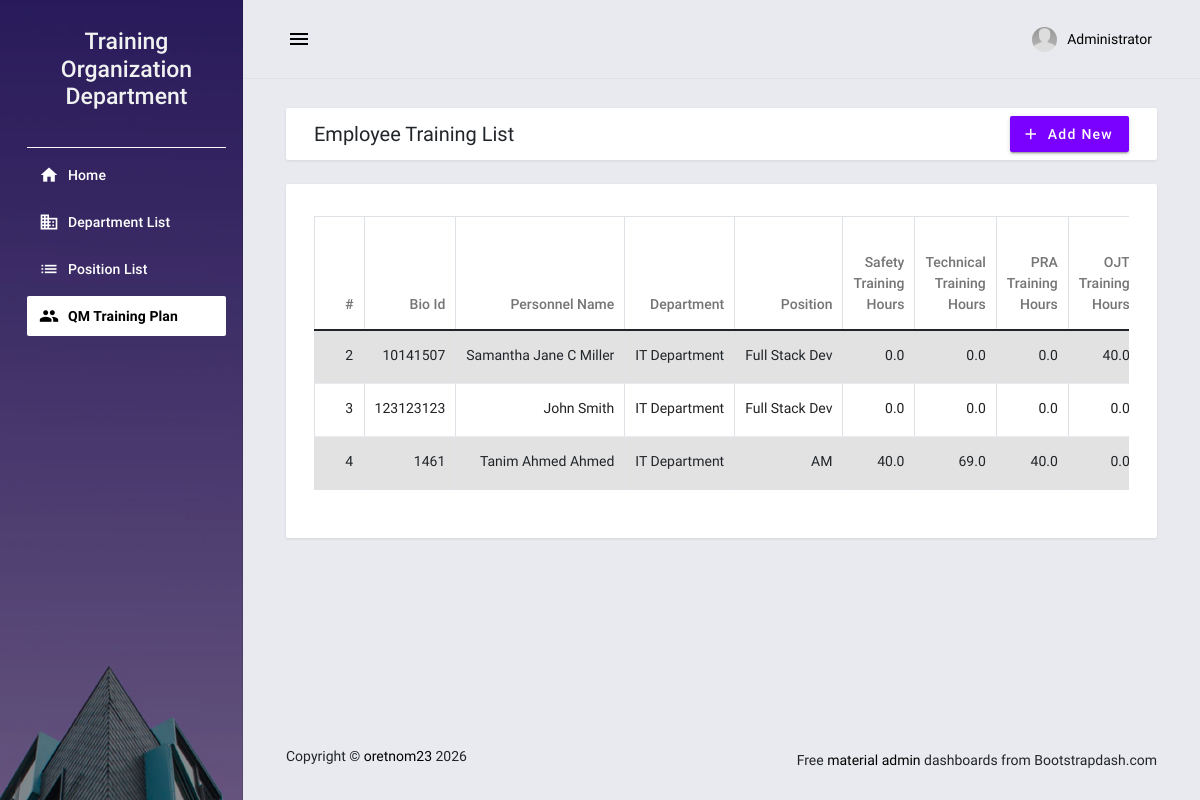
Page /employees (signed in) on the committed database.
### employee_information/models.py (models this page shows, shortened)
class Employees(models.Model):
    code = models.CharField(max_length=100, blank=True)
    firstname = models.CharField(max_length=255)
    middlename = models.CharField(max_length=255, blank=True, null=True)
    lastname = models.CharField(max_length=255)
    gender = models.CharField(max_length=20, blank=True, null=True)
    dob = models.DateField()
    contact = models.CharField(max_length=100)
    address = models.TextField()
    email = models.EmailField()
    department_id = models.ForeignKey(
        Department,
        on_delete=models.CASCADE
    )
    position_id = models.ForeignKey(
        Position,
        on_delete=models.CASCADE
    )
    date_hired = models.DateField()
    salary = models.FloatField(default=0)
    safety_training_hours = models.FloatField(default=0)
    technical_training_hours = models.FloatField(default=0)
    pra_training_hours = models.FloatField(default=0)
    ojt_training_hours = models.FloatField(default=0)
    total_hour = models.FloatField(default=0)
    safety_training_start_date = models.DateField(
        blank=True,
        null=True
    )
    safety_training_end_date = models.DateField(
        blank=True,
        null=True
    )
    technical_training_start_date = models.DateField(
        blank=True,
        null=True
    )
    technical_training_end_date = models.DateField(
        blank=True,
        null=True
    )
    pra_training_start_date = models.DateField(
        blank=True,
        null=True
    )
    pra_training_end_date = models.DateField(
        blank=True,
        null=True
    )
    ojt_training_start_date = models.DateField(
        blank=True,
        null=True
    )
    ojt_training_end_date = models.DateField(
        blank=True,
        null=True
    )
    total_completion_hour = models.FloatField(default=0)
    training_need_to_completed = models.FloatField(default=0)
    status = models.IntegerField(default=1)
    date_added = models.DateTimeField(default=timezone.now)
    date_updated = models.DateTimeField(auto_now=True)

class Department(models.Model):
    name = models.TextField()
    description = models.TextField()
    status = models.IntegerField()
    date_added = models.DateTimeField(default=timezone.now)
    date_updated = models.DateTimeField(auto_now=True)
    def __str__(self):
        return self.name

class Position(models.Model):
    name = models.TextField()
    description = models.TextField()
    status = models.IntegerField()
    date_added = models.DateTimeField(default=timezone.now)
    date_updated = models.DateTimeField(auto_now=True)
    def __str__(self):
        return self.name

### employee_information/views.py (the view)
@login_required
def employees(request):
    context = {
        'page_title': 'Employees',
        'employees': Employees.objects.all()
    }
    return render(
        request,
        'employee_information/employees.html',
        context
    )

### employee_information/templates/employee_information/employees.html (shortened to what this page needs)
{% extends "employee_information/base.html" %}
{% block pageContent %}
<div class="mdc-layout-grid__cell stretch-card mdc-layout-grid__cell--span-12">
    <div class="mdc-card py-2">
        <div class="d-flex justify-content-between align-items-center">
            <h4 class="card-title mb-0">Employee Training List</h4>
            <div class="text-start">
                <button class="mdc-button mdc-button--raised mdc-ripple-upgraded btn-sm" id="create_new">
                    <i class="material-icons mdc-button__icon">add</i>
                    <span>Add New</span>
                </button>
            </div>
        </div>
    </div>
</div>
<div class="mdc-layout-grid__cell stretch-card mdc-layout-grid__cell--span-12">
    <div class="mdc-card">
        <div class="table-responsive">
            <table class="table table-striped table-bordered table-sm">
                <thead>
                    <tr>
                        <th>#</th>
                        <th>Bio Id</th>
                        <th>Personnel Name</th>
                        <th>Department</th>
                        <th>Position</th>
                        <th>Safety Training Hours</th>
                        <th>Technical Training Hours</th>
                        <th>PRA Training Hours</th>
                        <th>OJT Training Hours</th>
                    </tr>
                </thead>
                <tbody>
                    {% for employee in employees %}
                    <tr>
                        <td class="text-center">{{ employee.id }}</td>
                        <td>{{ employee.code }}</td>
                        <td>
                            {{ employee.firstname }}
                            {{ employee.middlename }}
                            {{ employee.lastname }}
                        </td>
                        <td>{{ employee.department_id }}</td>
                        <td>{{ employee.position_id }}</td>
                        <td>{{ employee.safety_training_hours }}</td>
                        <td>{{ employee.technical_training_hours }}</td>
                        <td>{{ employee.pra_training_hours }}</td>
                        <td>{{ employee.ojt_training_hours }}</td>
                    </tr>
                    {% empty %}
                    <tr>
                        <td colspan="22" class="text-center">
                            No employee records found.
                        </td>
                    </tr>
                    {% endfor %}
                </tbody>
            </table>
        </div>
    </div>
</div>
{% endblock pageContent %}

### employee_information/templates/employee_information/base.html (shortened to what this page needs)
{% load static %}
<!DOCTYPE html>
<html lang="en">
<head>
    <link rel="stylesheet" href="{% static 'employee_information/assets/default/css/style.css' %}">
    <link rel="stylesheet" href="{% static 'employee_information/assets/bootstrap/css/bootstrap.min.css' %}">
    <link rel="stylesheet" href="{% static 'employee_information/assets/material-admin/vendors/mdi/css/materialdesignicons.min.css' %}">
    <link rel="stylesheet" href="{% static 'employee_information/assets/material-admin/vendors/css/vendor.bundle.base.css' %}">
    <link rel="stylesheet" href="{% static 'employee_information/assets/material-admin/vendors/flag-icon-css/css/flag-icon.min.css' %}">
    <link rel="stylesheet" href="{% static 'employee_information/assets/material-admin/vendors/jvectormap/jquery-jvectormap.css' %}">
    <link rel="stylesheet" href="{% static 'employee_information/assets/material-admin/css/demo/style.css' %}">
</head>
<body>
    <div class="body-wrapper">
        {% block navigation %} {% include "employee_information/navigation.html" %} {% endblock navigation %}
        <div class="main-wrapper mdc-drawer-app-content">
            {% block TopNavigation %} {% include "employee_information/TopNavigation.html" %} {% endblock TopNavigation %}
            <div class="page-wrapper mdc-toolbar-fixed-adjust">
                <main class="content-wrapper">
                    <div class="mdc-layout-grid">
                        <div class="mdc-layout-grid__inner">
                            {% block pageContent %} {% endblock pageContent %}
                        </div>
                    </div>
                </main>
                <footer>
                    <div class="mdc-layout-grid">
                        <div class="mdc-layout-grid__inner">
                            <div class="mdc-layout-grid__cell stretch-card mdc-layout-grid__cell--span-6-desktop">
                                <span class="text-center text-sm-left d-block d-sm-inline-block tx-14">Copyright © <a href="https://www.sourcecodester.com/users/tips23" target="_blank">oretnom23</a> {% now 'Y' %}</span>
                            </div>
                            <div class="mdc-layout-grid__cell stretch-card mdc-layout-grid__cell--span-6-desktop d-flex justify-content-end">
                                <span class="float-none float-sm-right d-block mt-1 mt-sm-0 text-center tx-14">Free <a href="https://www.bootstrapdash.com/material-design-dashboard/" target="_blank"> material admin </a> dashboards from Bootstrapdash.com</span>
                            </div>
                        </div>
                    </div>
                </footer>
            </div>
        </div>
    </div>
</body>
</html>

### employee_information/templates/employee_information/navigation.html
{% load static %}
<aside class="mdc-drawer mdc-drawer--dismissible mdc-drawer--open">
    <div class="mdc-drawer__header border-bottom border-light">
        <a href="{% url 'home-page' %}" class="brand-logo">
            <h3 class="text-center text-light">Training Organization Department</h3>
        </a>
    </div>
    <div class="mdc-drawer__content">
        <div class="mdc-list-group">
            <nav class="mdc-list mdc-drawer-menu">
                <div class="mdc-list-item mdc-drawer-item">
                    <a class="mdc-drawer-link" href="{% url 'home-page' %}">
                        <i class="material-icons mdc-list-item__start-detail mdc-drawer-item-icon" aria-hidden="true">home</i> Home
                    </a>
                </div>
                <div class="mdc-list-item mdc-drawer-item">
                    <a class="mdc-drawer-link" href="{% url 'department-page' %}">
                        <i class="material-icons mdc-list-item__start-detail mdc-drawer-item-icon" aria-hidden="true">business</i> Department List
                    </a>
                </div>
                <div class="mdc-list-item mdc-drawer-item">
                    <a class="mdc-drawer-link" href="{% url 'position-page' %}">
                        <i class="material-icons mdc-list-item__start-detail mdc-drawer-item-icon" aria-hidden="true">list</i> Position List
                    </a>
                </div>
                <div class="mdc-list-item mdc-drawer-item">
                    <a class="mdc-drawer-link" href="{% url 'employee-page' %}">
                        <i class="material-icons mdc-list-item__start-detail mdc-drawer-item-icon" aria-hidden="true">group</i> QM Training Plan
                    </a>
                </div>
            </nav>
        </div>
    </div>
</aside>

### employee_information/templates/employee_information/topNavigation.html (shortened to what this page needs)
{% load static %}
<header class="mdc-top-app-bar border-bottom shadow">
    <div class="mdc-top-app-bar__row">
        <div class="mdc-top-app-bar__section mdc-top-app-bar__section--align-start">
            <button class="material-icons mdc-top-app-bar__navigation-icon mdc-icon-button sidebar-toggler">menu</button>
        </div>
        <div class="mdc-top-app-bar__section mdc-top-app-bar__section--align-end mdc-top-app-bar__section-right">
            <div class="menu-button-container menu-profile d-none d-md-block">
                <button class="mdc-button mdc-menu-button">
                    <span class="d-flex align-items-center">
                    <span class="figure">
                        <img src="{% static 'employee_information/assets/material-admin/images/faces/ava.jpg' %}" alt="user" class="user">
                    </span>
                    <span class="user-name">{{ user.first_name }}</span>
                    </span>
                </button>
            </div>
        </div>
    </div>
</header>

### static/employee_information/assets/default/css/style.css (style rules this page uses)
html, body { height: 100%; width: 100%; }
.body-wrapper .main-wrapper .page-wrapper .content-wrapper { min-height: calc(100vh - 84px - 62px) !important; }

### rows in the picture
Employees: id "2", code "10141507", firstname "Samantha Jane", middlename "C", lastname "Miller", department_id "IT Department", position_id "Full Stack Dev", safety_training_hours "0.0", technical_training_hours "0.0", pra_training_hours "0.0", ojt_training_hours "40.0"
Employees: id "3", code "123123123", firstname "John", lastname "Smith", department_id "IT Department", position_id "Full Stack Dev", safety_training_hours "0.0", technical_training_hours "0.0", pra_training_hours "0.0", ojt_training_hours "0.0"
Employees: id "4", code "1461", firstname "Tanim", middlename "Ahmed", lastname "Ahmed", department_id "IT Department", position_id "AM", safety_training_hours "40.0", technical_training_hours "69.0", pra_training_hours "40.0", ojt_training_hours "0.0"

### other values in the picture
{{ user.first_name }} "Administrator"
